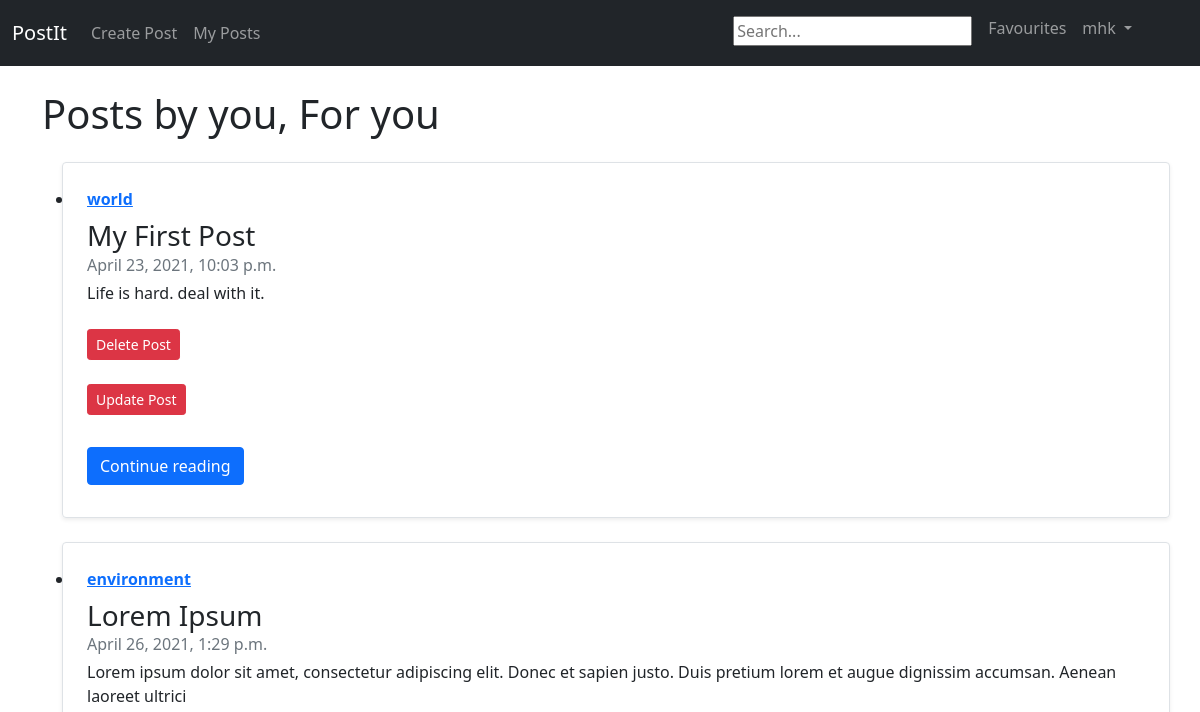
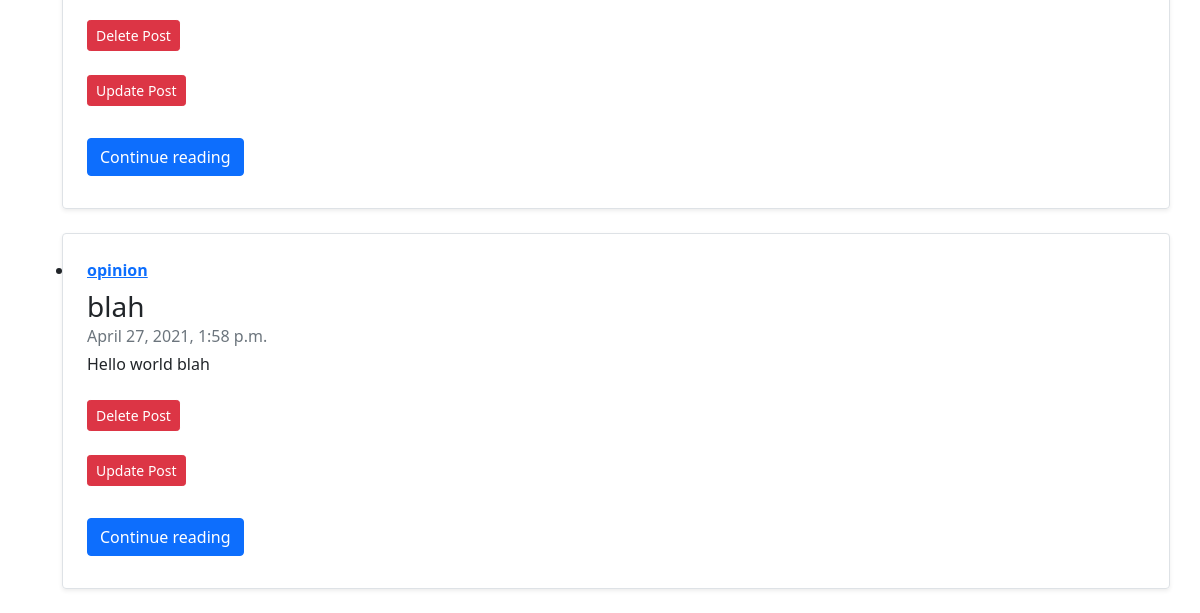
The app's page /myposts/ (signed in), older data (2 pictures, top to bottom).
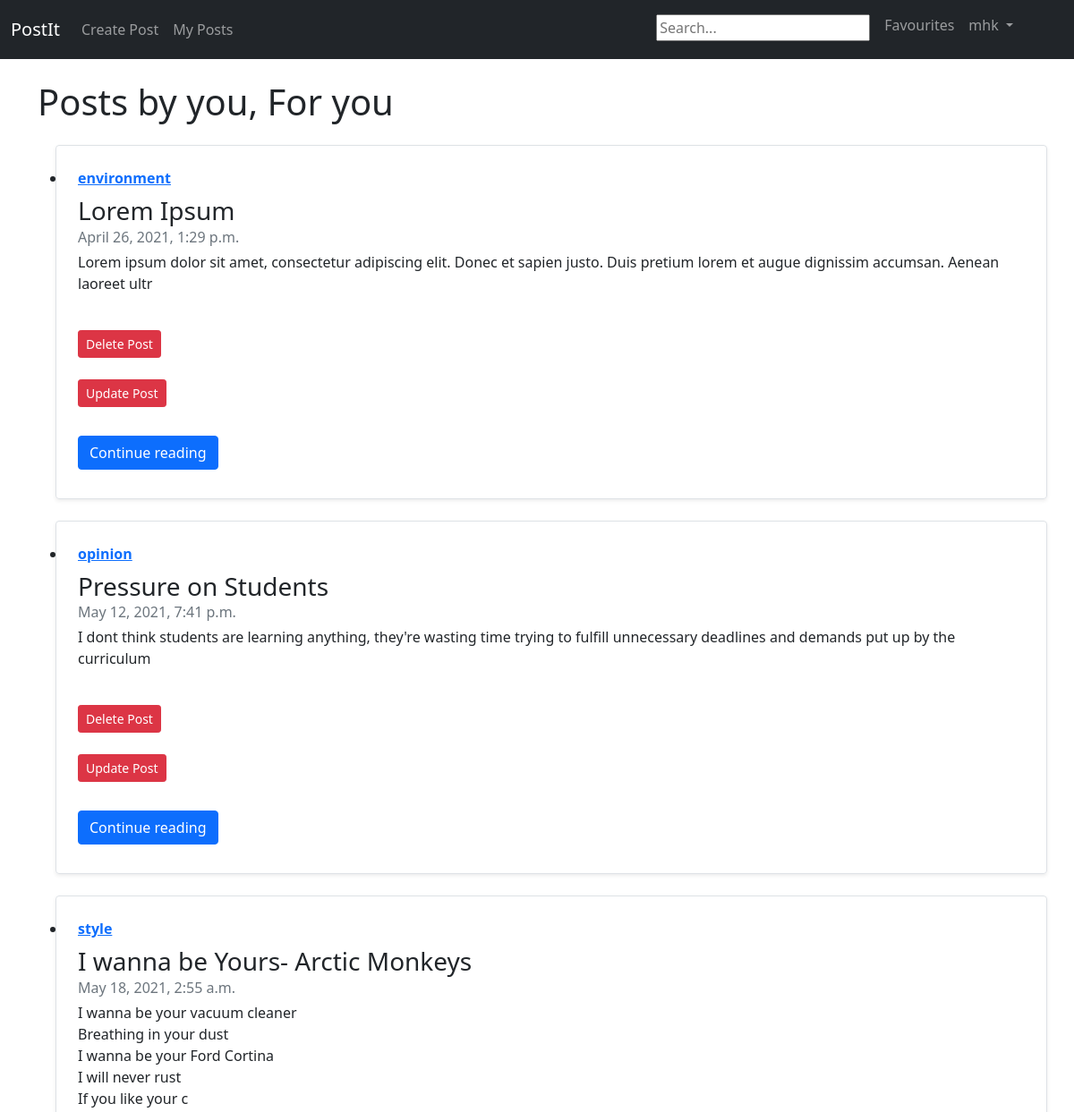
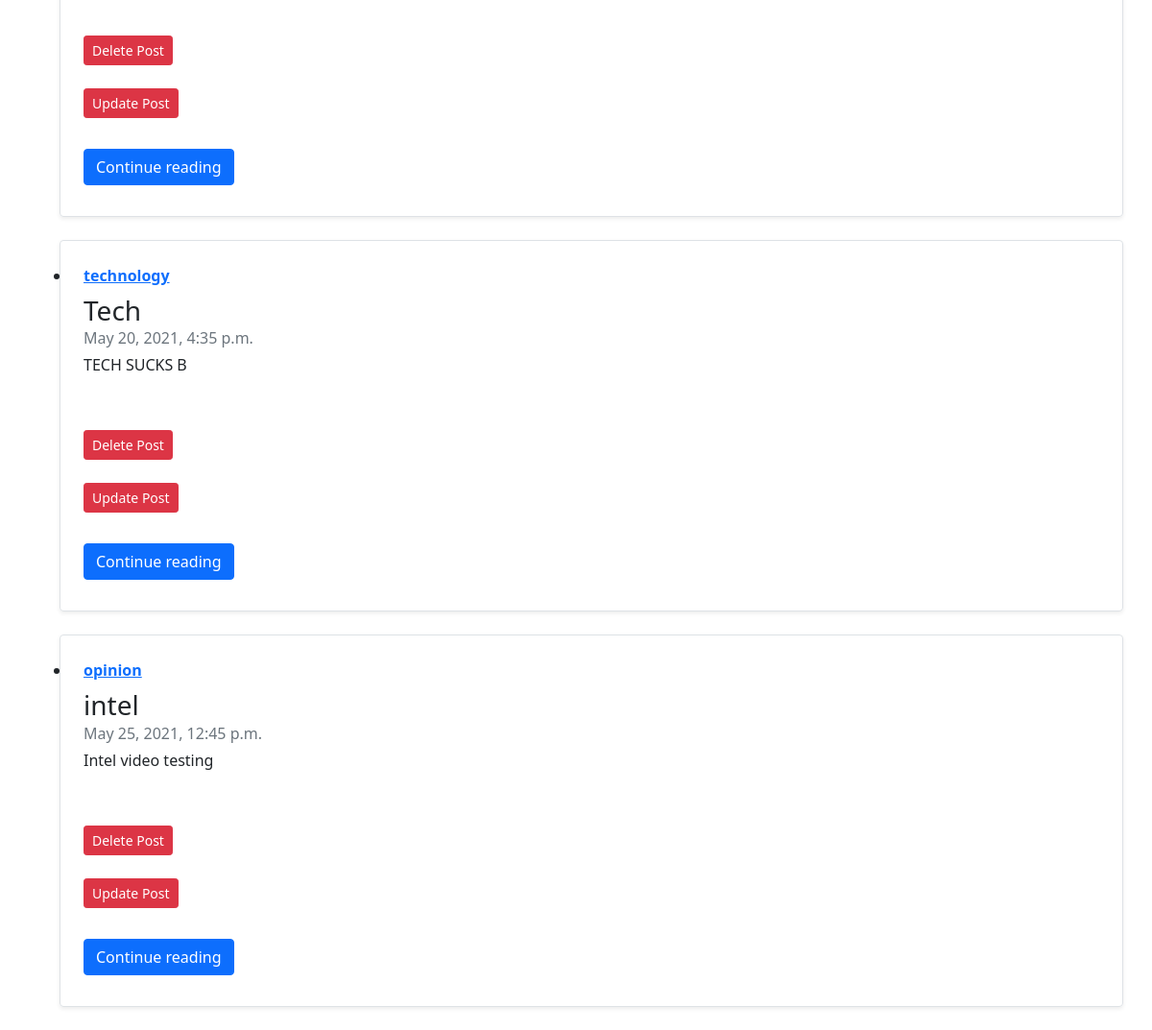
The same page, newer data (2 pictures, top to bottom).
### postIt/models.py (models this page shows, shortened)
class Post(models.Model):
    class Categories(models.TextChoices):
        WORLD = 'world'
        ENVIRONMENT = 'environment'
        TECHNOLOGY = 'technology'
        DESIGN = 'design'
        CULTURE = 'culture'
        BUSINESS = 'business'
        POLITICS = 'politics'
        OPINION = 'opinion'
        SCIENCE = 'science'
        HEALTH = 'health'
        STYLE = 'style'
        TRAVEL = 'travel'
    title = models.CharField(max_length=200, unique=True)
    author = models.ForeignKey(User, on_delete=models.CASCADE)
    category = models.CharField(max_length=50, choices=Categories.choices, default=Categories.OPINION)
    content = RichTextField(blank=True, null=True)
    photo = models.ImageField(null=True, blank=True, upload_to="images/")
    video_file = models.FileField(null=True, blank=True, upload_to="videos/")
    created_on = models.DateTimeField(auto_now_add=True)
    likes = models.ManyToManyField(User, related_name='site_post')
    no_of_likes = models.IntegerField(default=0)
    no_of_dislikes = models.IntegerField(default=0)
    favourite = models.BooleanField(default=False)
    def __str__(self):
        return self.title + ' | ' + str(self.author)

### postIt/views.py (the view)
# urls.py: path('myposts/', myPostsView, name='my_posts'),
def myPostsView(request):
    my_post_list = Post.objects.filter(author=request.user)
    print(my_post_list)
    return render(request, 'my_posts.html', {'my_post_list': my_post_list})

### postIt/templates/my_posts.html (shortened to what this page needs)
{% extends 'base.html' %}
{% block content %}
<h1>Posts by you, For you </h1>
<ul>
{% for post in my_post_list %}
    <li>
        <div class="row no-gutters border rounded overflow-hidden flex-md-row mb-4 shadow-sm h-md-250 my-4 position-relative">
        <div class="col p-4 d-flex flex-column position-static">
            <strong class="d-inline-block mb-2 text-primary">
                 <a href="{% url 'category' post.category %}">{{post.category}}</a>
            </strong>
            <h3 class="mb-0">
                    {{post.title}}
            </h3>
            <div class="mb-1 text-muted">{{post.created_on}}</div>
            <p class="card-text mb-auto">
                 {{ post.content|slice:":150"|safe }}
            </p>
            <br>
            <div>
                 <form action="{% url 'delete-post' post.pk %}" method="POST">
            <button type="submit" name="post_id"
                    value="{{ post.id }}" class="btn btn-danger
                    btn-sm">Delete Post</button>
                 </form>
                <br>
                   <form action="{% url 'update-post' post.pk %}" method="POST">
            <button type="submit" name="post_id"
                    value="{{ post.id }}" class="btn btn-danger
                    btn-sm">Update Post</button>
                 </form>
                <br>
            </div>
            <div class="my-2">
            	<a href ="{% url 'post_detail' post.pk %}" role="button" class="btn btn-primary">Continue reading</a>
            </div>
        </div>
        </div>
    </li>
{% endfor %}
</ul>
{% endblock %}

Row changes from the older to the newer data that the page shows:
removed Post: category "world", title "My First Post", created_on "April 23, 2021, 10:03 p.m.", content "Life is hard. deal with it.", {{ post.id }} 1 (drawn)
removed Post: category "opinion", title "blah", created_on "April 27, 2021, 1:58 p.m.", content "Hello world blah", {{ post.id }} 6 (drawn)
changed Post "Lorem Ipsum": content "Lorem ipsum dolor sit amet, consectetur adipiscing elit. Donec et sapien justo. Duis pretium lorem et augue dignissim accumsan. Aenean laoreet ultrici" → "Lorem ipsum dolor sit amet, consectetur adipiscing elit. Donec et sapien justo. Duis pretium lorem et augue dignissim accumsan. Aenean laoreet ultr"
added Post: category "opinion", title "Pressure on Students", created_on "May 12, 2021, 7:41 p.m.", content "I dont think students are learning anything, they're wasting time trying to fulfill unnecessary deadlines and demands put up by the curriculum", {{ post.id }} 8 (drawn)
added Post: category "style", title "I wanna be Yours- Arctic Monkeys", created_on "May 18, 2021, 2:55 a.m.", content "I wanna be your vacuum cleaner Breathing in your dust I wanna be your Ford Cortina I will never rust If you like your c", {{ post.id }} 10 (drawn)
added Post: category "technology", title "Tech", created_on "May 20, 2021, 4:35 p.m.", content "TECH SUCKS B", {{ post.id }} 11 (drawn)
added Post: category "opinion", title "intel", created_on "May 25, 2021, 12:45 p.m.", content "Intel video testing", {{ post.id }} 13 (drawn)
